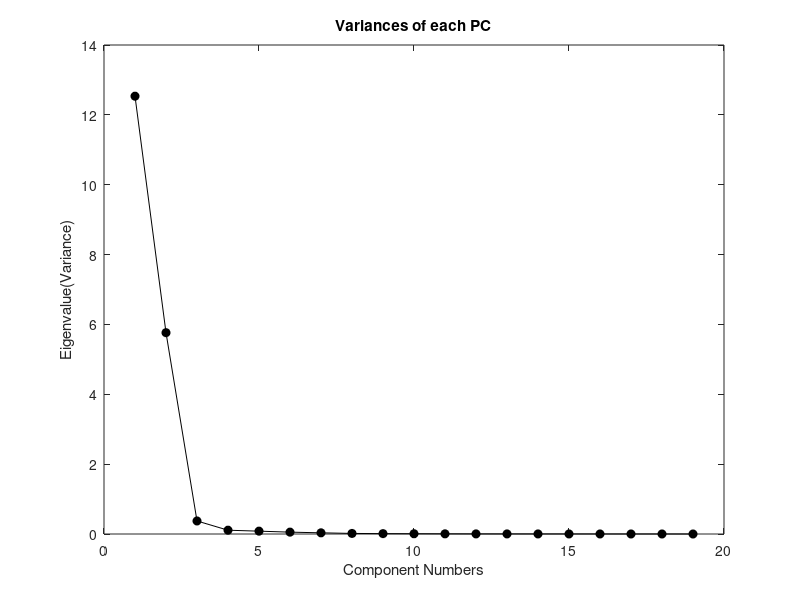
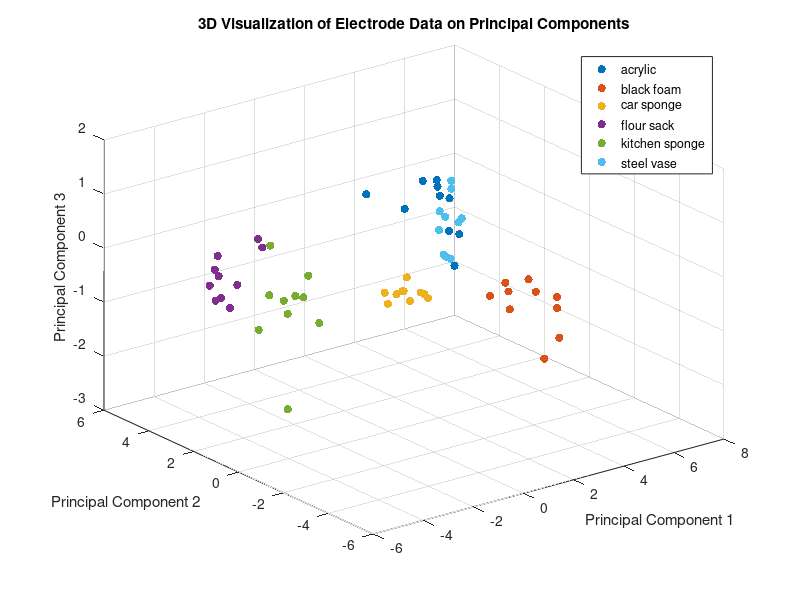

MATLAB code for these plots, in order:
% B_2: PCA for Electrode

% Load the data from the .mat file
data = load('Lab1/F0_Electrodes.mat');
colors = lines(6);

% Fetch electrode data
Electrodes = data.Electrodes;
electrodes = zeros(60,19);

count = 1;
for i = 1:size(Electrodes,1)
    for j = 1:size(Electrodes,2)
        electrodes(count,:) = Electrodes(i,j,:);
        count = count+1; 
    end
end

% Standardize data
standardizedData = (electrodes - mean(electrodes)) ./ std(electrodes);

% Find Covariance matrix
covarianceMatrix = cov(standardizedData);

% Find Eigenvectors and Eigenvalues
[eigenvectors, eigenvalues] = eig(covarianceMatrix);


% Sort the eigenvalues in descending order and get indices
eigenvalues = diag(eigenvalues);
format short;
[sorted_eigenvalues, sort_index] = sort(eigenvalues, 'descend');
disp(sorted_eigenvalues);


% Scree plot
pc_numbers = 1:length(eigenvalues);
plot(pc_numbers, sorted_eigenvalues, 'o-k', 'MarkerFaceColor', 'k');
xlabel('Component Numbers');
ylabel('Eigenvalue(Variance)');
title('Variances of each PC');


% Extract the three largest eigenvalues
largest_eigenvalues = sorted_eigenvalues(1:3);
 

% Extract the eigenvectors corresponding to the three largest eigenvalues
F = eigenvectors(:, sort_index(1:3));
 

% Display the results
disp('Three Largest Eigenvalues:');
disp(largest_eigenvalues);
disp('Projection Matrix:');
disp(F);


% Project data on PCs
projectedData = standardizedData * F;
disp('projected data');
disp(projectedData);


% Define the directory and filename
targetDirectory = 'Lab1';


% Check if the directory exists, and if not, create it
if ~exist(targetDirectory, 'dir')
    mkdir(targetDirectory);
end

% Define the full path to the file
Electrode_PCA = fullfile(targetDirectory, 'Electrode_PCA.mat');
save(Electrode_PCA,'projectedData');

% Assuming projectedData is [60 x 3], with each set of 10 observations corresponding to a different object

% Create a new figure
figure;
hold on;

% Define colors
colors = lines(6);

% Loop over each set of 10 observations to plot them with a unique color
for i = 1:6
    % Calculate the index range for the current object
    idxRange = (1:10) + (i-1)*10;
    % Plot the data points for the current object
    scatter3(projectedData(idxRange,1), projectedData(idxRange,2), projectedData(idxRange,3), 36, colors(i,:), 'filled');
end

hold off;

% Label the axes
xlabel('Principal Component 1');
ylabel('Principal Component 2');
zlabel('Principal Component 3');
title('3D Visualization of Electrode Data on Principal Components');
grid on;
legend('acrylic', 'black foam', 'car sponge', 'flour sack', 'kitchen sponge', 'steel vase');
view(3);
